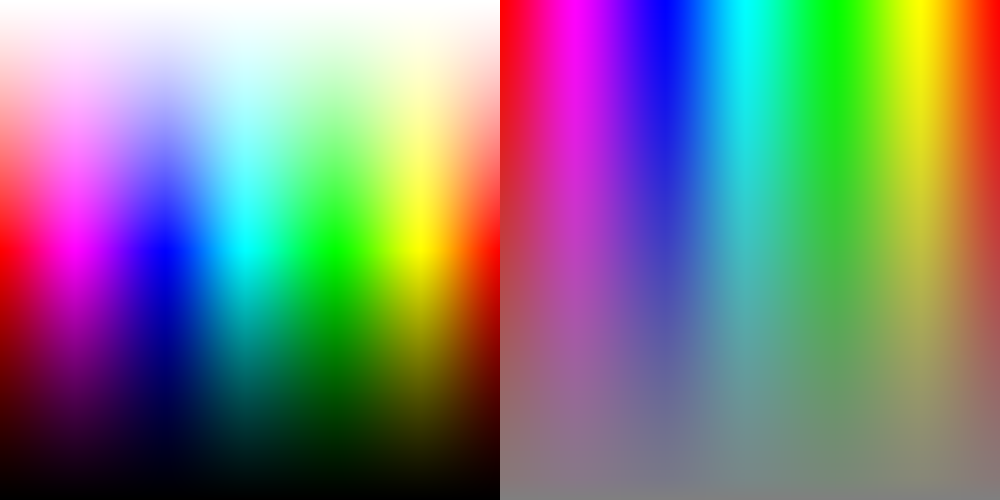
%> input picture KV260/simulation_results/images/read/1000_500/1000_500.bmp, 1000 x 500 px
$ octave m1000_500.m   (GNU Octave 9; MATLAB toolbox functions it lacks are replaced by stand-ins)
%> lines starting %> are read from the running program, lines starting %| are printed output that depends on the picture
RGB = imread('1000_500.bmp');
%> RGB is the input picture: size 500x1000x3 uint8; mean R, G, B 125.8, 128.8, 128.2
HSV = rgb2hsv(RGB)
%> HSV: size 500x1000x3 double; mean H, S, V 0.491, 0.665, 0.737
H=HSV(:,:,1);
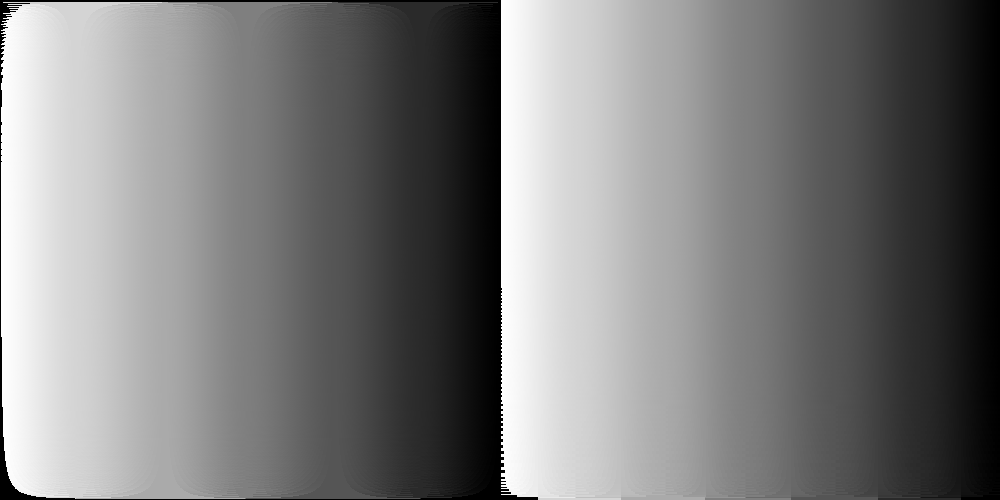
%> H: size 500x1000 double; min 0, max 0.999, mean 0.491
S=HSV(:,:,2);
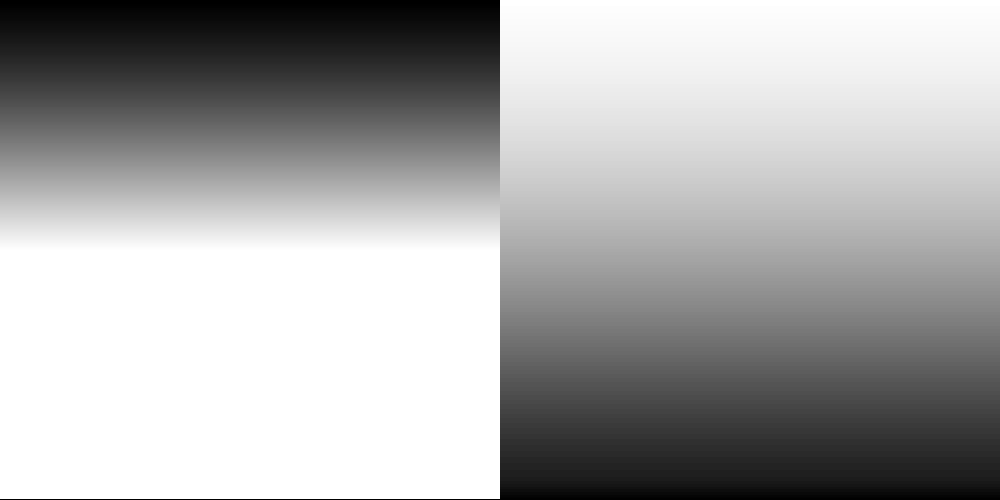
%> S: size 500x1000 double; min 0, max 1, mean 0.665
V=HSV(:,:,3);
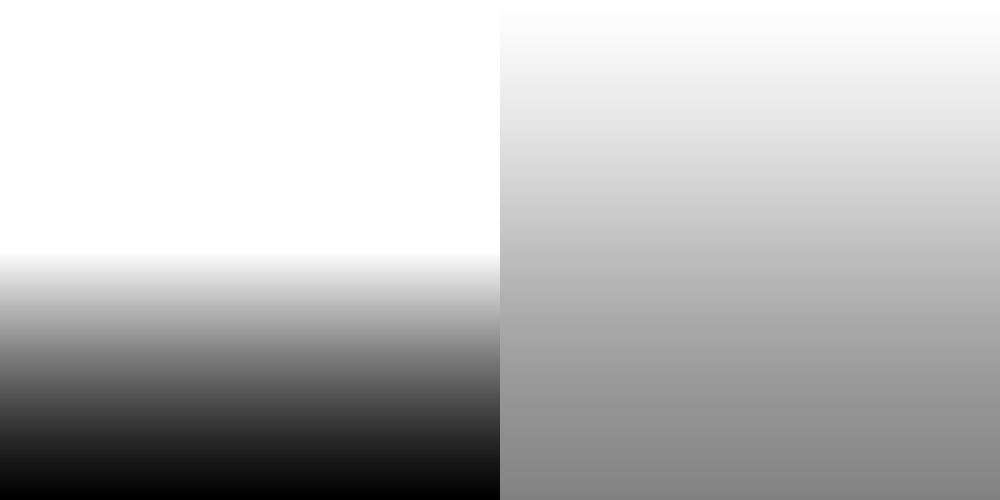
%> V: size 500x1000 double; min 0, max 1, mean 0.737
ax1 = subplot(2,2,1);
imshow(HSV)
ax2 = subplot(2,2,2);
imshow(H)

ax3 = subplot(2,2,3);
imshow(S)

ax4 = subplot(2,2,4);
imshow(V)
